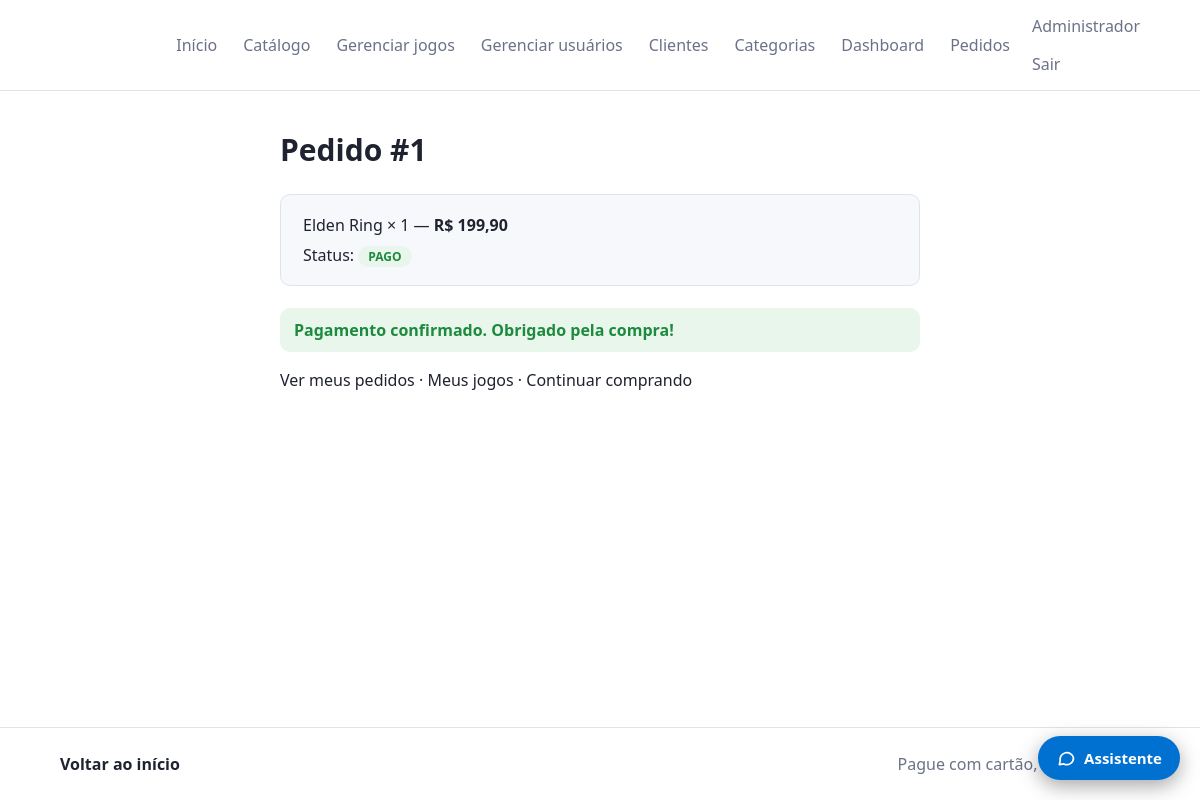
Screenshot of /cliente/pagamento.php?id=1 (signed in) with the database file from the repository.
### tables this page shows
CREATE TABLE pedidos (
  id              INT NOT NULL AUTO_INCREMENT,
  usuario_id      INT NOT NULL,
  game_id         INT NULL,
  titulo_jogo     VARCHAR(200) NOT NULL,
  quantidade      INT NOT NULL,
  valor_total     DECIMAL(10,2) NOT NULL,
  forma_pagamento ENUM('cartao','pix','boleto') NOT NULL,
  status          ENUM('pendente','pago','cancelado') NOT NULL DEFAULT 'pendente',
  criado_em       DATETIME NOT NULL DEFAULT CURRENT_TIMESTAMP,
  cancelado_em    DATETIME NULL,
  PRIMARY KEY (id),
  KEY idx_pedidos_usuario (usuario_id),
  KEY idx_pedidos_game (game_id),
  KEY idx_pedidos_status (status),
  CONSTRAINT fk_pedidos_usuario FOREIGN KEY (usuario_id)
    REFERENCES usuarios (id) ON DELETE RESTRICT ON UPDATE CASCADE,
  CONSTRAINT fk_pedidos_game FOREIGN KEY (game_id)
    REFERENCES games (id) ON DELETE SET NULL ON UPDATE CASCADE
);

### admin/config/db.php (called while the page is built, shortened)
<?php
class Database {
    private static ?PDO $pdo = null;
    public static function conectar(): PDO {
        if (self::$pdo === null) {
            try {
                self::$pdo = new PDO(
                    'mysql:host=' . $GLOBALS['__db_cfg']['host'] . ';dbname=' . $GLOBALS['__db_cfg']['banco'] . ';charset=utf8mb4',
                    $GLOBALS['__db_cfg']['usuario'],
                    $GLOBALS['__db_cfg']['senha'],
                    [
                        PDO::ATTR_ERRMODE => PDO::ERRMODE_EXCEPTION,
                        PDO::ATTR_DEFAULT_FETCH_MODE => PDO::FETCH_ASSOC,
                        PDO::MYSQL_ATTR_INIT_COMMAND => "SET time_zone = '-03:00'",
                    ]
                );
            } catch (PDOException $e) {
                http_response_code(500);
                error_log('Falha ao conectar no banco: ' . $e->getMessage());
                exit('Não foi possível conectar ao banco de dados. Verifique se o MySQL do XAMPP está ligado '
                   . 'e se o script sql/script.sql foi importado.');
            }
        }
        return self::$pdo;
    }
}

### admin/models/pedidos.php (called while the page is built, shortened)
<?php
require_once __DIR__ . '/../config/db.php';
class Pedido {
    private PDO $db;
    public function __construct() { $this->db = Database::conectar(); }
    public function buscar(int $id) {
        $st = $this->db->prepare('SELECT * FROM pedidos WHERE id=?');
        $st->execute([$id]);
        return $st->fetch();
    }
}

### admin/config/auth.php (called while the page is built, shortened)
<?php
require_once __DIR__ . '/db.php';
function h($s) { return htmlspecialchars((string)$s, ENT_QUOTES, 'UTF-8'); }
function moeda($v) { return 'R$ ' . number_format((float)$v, 2, ',', '.'); }

### cliente/pagamento.php (the view, shortened to what this page needs)
<?php
require_once '../admin/config/auth.php';
require_once '../admin/models/pedidos.php';
require_once __DIR__ . '/_ps_layout.php';
$p = (new Pedido)->buscar((int)($_GET['id'] ?? 0));
?>
<main class="pg estreita">
<h2>Pedido #<?= $p['id'] ?></h2>
<div class="resumo">
  <p><?= h($p['titulo_jogo']) ?> × <?= $p['quantidade'] ?> — <strong><?= moeda($p['valor_total']) ?></strong></p>
  <p>Status: <span class="tag <?= $p['status'] ?>"><?= $p['status'] ?></span></p>
</div>
<?php if ($p['status'] === 'cancelado'): ?>
  <p class="erro">Este pedido foi cancelado.</p>
<?php elseif ($p['status'] === 'pago'): ?>
  <p class="ok-msg">Pagamento confirmado. Obrigado pela compra!</p>
<?php elseif ($p['forma_pagamento'] === 'pix' && !pixConfigurado()): ?>
  <p class="erro">O pagamento por Pix ainda não está configurado nesta loja. Fale com o administrador.</p>
  <?php if (($_SESSION['u']['tipo'] ?? '') === 'admin'): ?><p><small>Administrador: defina PIX_CHAVE em admin/config/pix.php.</small></p><?php endif; ?>
<?php endif; ?>
<p><a href="meus_pedidos.php">Ver meus pedidos</a> · <a href="<?= BASE ?>/cliente/meus_jogos.php">Meus jogos</a> · <a href="<?= BASE ?>/catalogo.php">Continuar comprando</a></p>
</main>

### cliente/_ps_layout.php (style rules this page uses)
:root { --tx:#1f2330;--mt:#6b7287;--ac:#0070d1;--ac2:#005bb0;--bd:#dfe3ee;--bg2:#f6f8fc;--px:clamp(16px,5vw,90px) }
* { box-sizing:border-box }
html { scroll-behavior:smooth;scroll-padding-top:80px }
body { margin:0;background:#fff;color:var(--tx);font:16px/1.5 "Segoe UI",system-ui,sans-serif;min-height:100vh;display:flex;flex-direction:column }
body>article,body>main { flex:1 }
a { color:inherit;text-decoration:none }
.pg { padding:36px var(--px) 56px }
.estreita { width:100%;max-width:760px;margin:0 auto }
.pg>h1,.pg>h2 { margin:0 0 22px;font-size:30px;font-weight:600 }
.tag { font-size:12px;font-weight:700;text-transform:uppercase;padding:2px 10px;border-radius:99px;white-space:nowrap }
.tag.pago { background:#e8f6ec;color:#1e8a3e }
.ok-msg { margin:0 0 16px;padding:10px 14px;border-radius:10px;background:#e8f6ec;color:#1e8a3e;font-weight:600 }
.resumo { margin:0 0 22px;padding:18px 22px;border:1px solid var(--bd);border-radius:10px;background:var(--bg2) }
.resumo p { margin:0 0 6px }
.resumo p:last-child { margin:0 }

### rows the page displays
pedidos: id "1", titulo_jogo "Elden Ring", quantidade "1", valor_total "R$ 199,90", status "PAGO"

### other values shown
$u['nome'] "Administrador"
